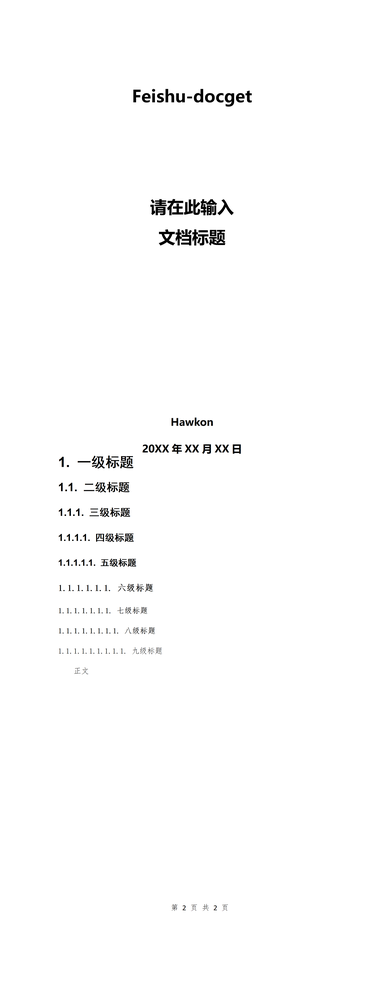
#> input picture template/Hawkon.png, 384 x 1000 px, shrunk from 2381 x 6195 before the run
$ python -i image_processor.py   (imports and definitions only)
#> lines starting #> are read from the running program, lines starting #| are printed output that depends on the picture
import math
import os


from PIL import Image, ImageChops


# [64 lines left out: functions calculate_center_crop, get_image_center_crop, get_image_dimensions, not called in this run]


def smart_crop(image_path, padding=50):
#> called with image_path = '../../template/Hawkon.png', padding = 50
    if not os.path.exists(image_path):
        return False
    try:
        img = Image.open(image_path)
#> img is the input picture: PIL image 384x1000 RGBA; mean R, G, B, A 252.4, 252.4, 252.4, 255
        if img.mode == 'RGBA':
            background = Image.new('RGB', img.size, (255, 255, 255))
#> background: PIL image 384x1000 RGB; every value is 255
            background.paste(img, mask=img.split()[3])
            rgb_img = background
        else:
            rgb_img = img.convert('RGB')
        bg = Image.new('RGB', rgb_img.size, (255, 255, 255))
        diff = ImageChops.difference(rgb_img, bg)
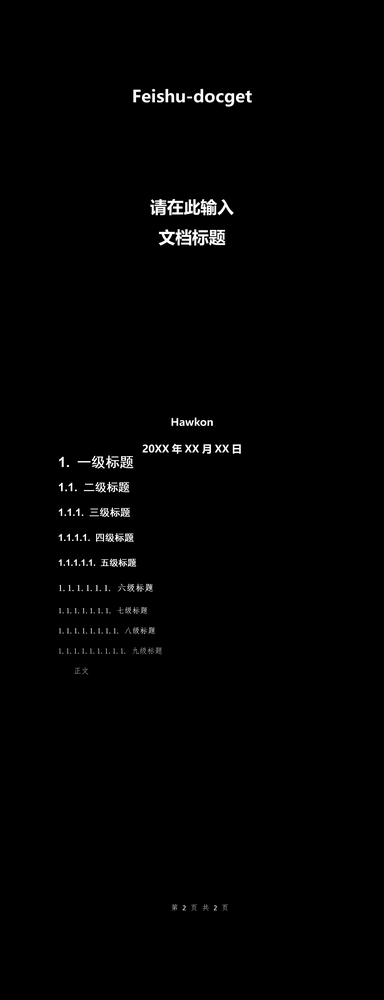
#> diff: PIL image 384x1000 RGB; mean R, G, B 2.6, 2.6, 2.6
        bbox = diff.getbbox()
#> bbox = (56, 86, 254, 913)
        if bbox:
            left, top, right, bottom = bbox
#> left = 56; top = 86; right = 254; bottom = 913
            width, height = rgb_img.size
#> width = 384; height = 1000
            left = max(0, left - padding)
#> left = 6
            top = max(0, top - padding)
#> top = 36
            right = min(width, right + padding)
#> right = 304
            bottom = min(height, bottom + padding)
#> bottom = 963
            if left > 0 or top > 0 or right < width or (bottom < height):
                cropped = img.crop((left, top, right, bottom))
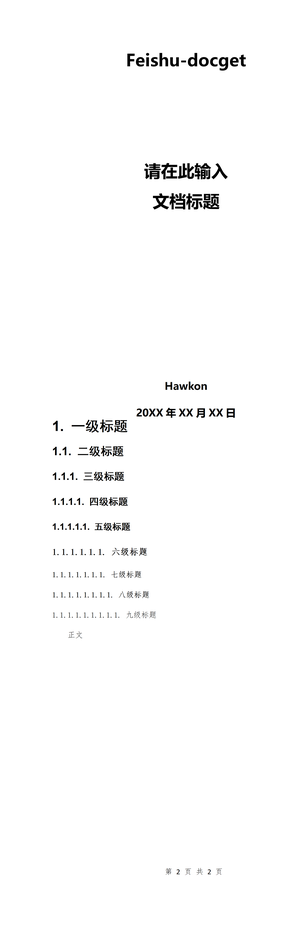
#> cropped: PIL image 298x927 RGBA; mean R, G, B, A 251.4, 251.4, 251.4, 255
                cropped.save(image_path)
                return True
    except Exception as e:
        pass
    return False

>>> result = smart_crop('../../template/Hawkon.png')
